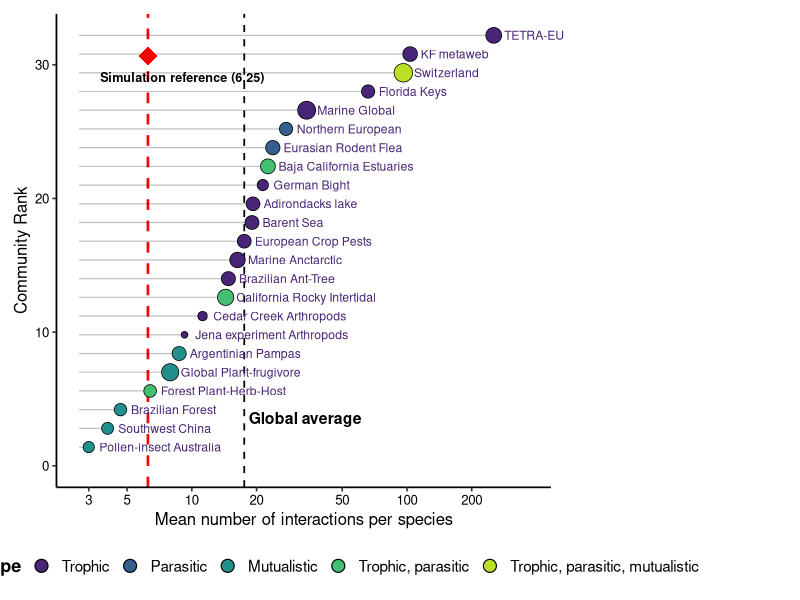

The R script that drew this image:
library(ggplot2)
library(dplyr)
library(scales)
library(RColorBrewer)

mean_degree <- c(
  96.1992, 253.1312, 21.3818, 19.0386, 27.4189, 17.5256, 23.7921, 14.7914,
  103.4709, 11.2174, 9.25, 6.4, 16.305, 19.2512, 65.9871, 3.3191, 7.9309, 4.0606,
  4.65909, 14.3603, 22.5812, 34.1791, 8.7313
)

type_of_network <- c(
  "Trophic, parasitic, mutualistic",
  "Trophic", "Trophic", "Trophic", "Parasitic", "Trophic", "Parasitic",
  "Trophic", "Trophic", "Trophic", "Trophic", "Trophic, parasitic",
  "Trophic", "Trophic", "Trophic", "Mutualistic", "Mutualistic", "Mutualistic",
  "Mutualistic", "Trophic, parasitic", "Trophic, parasitic", "Trophic",
  "Mutualistic"
)

n_nodes <- c(
  23020, 1151, 48, 244, 148, 215, 327, 278, 446, 23, 16, 100, 846, 211, 155, 47,
  4838, 66, 88, 1809, 499, 11365, 268
)

net_names <- c(
  "Switzerland", "TETRA-EU", "German Bight", "Barent Sea", "Northern European",
  "European Crop Pests", "Eurasian Rodent Flea", "Brazilian Ant-Tree", "KF metaweb",
  "Cedar Creek Arthropods", "Jena experiment Arthropods", "Forest Plant-Herb-Host",
  "Marine Anctarctic", "Adirondacks lake", "Florida Keys", "Pollen-insect Australia", "Global Plant-frugivore",
  "Southwest China", "Brazilian Forest", "California Rocky Intertidal", "Baja California Estuaries",
  "Marine Global", "Argentinian Pampas"
)

stopifnot(length(mean_degree) == length(type_of_network),
          length(mean_degree) == length(n_nodes),
          length(mean_degree) == length(net_names))

legend_order <- c(
  "Trophic",
  "Parasitic",
  "Mutualistic",
  "Trophic, parasitic",
  "Trophic, parasitic, mutualistic"
)

x_ref <- 6.25

df <- tibble(
  mean_degree = mean_degree,
  type = trimws(type_of_network),
  n_nodes = n_nodes,
  name = net_names
) |>
  mutate(type = factor(type, levels = legend_order)) |>
  arrange(mean_degree) |>
  mutate(
    rank = row_number(),
    xmin = min(mean_degree),
    label_x = mean_degree * 1.04
  )

m   <- median(df$mean_degree)
q25 <- quantile(df$mean_degree, 0.25)
q75 <- quantile(df$mean_degree, 0.75)

xmin <- min(df$mean_degree)
xmax <- max(df$mean_degree)

tickvals <- c(1, 2, 3.3191, 5, 10, 20, 50, 100, 200, 300)
tickvals <- tickvals[tickvals >= xmin & tickvals <= xmax]

pal <- brewer.pal(5, "Set1")
rank_spacing <- 1.4

left_limit <- min(df$mean_degree) * 0.9

df <- df |>
  mutate(
    rank = row_number() * rank_spacing,
    stem_start = left_limit,
    label_x = mean_degree * 1.12
  )

average_y <- 3 * rank_spacing

ggplot(df, aes(x = mean_degree, y = rank)) +
  
  # ---- Reference line FIRST (so it stays behind) ----
geom_vline(xintercept = x_ref,
           color = "red",
           linetype = "dashed",
           linewidth = 0.9) +
  
  # ---- Median line ----
geom_vline(xintercept = m,
           linetype = "dashed",
           linewidth = 0.6) +
  
  # Average label
  annotate("text",
           x = m * 1.05,
           y = average_y*0.85,
           label = "Global average", fontface = "bold",
           hjust = 0,
           size = 4.0) +
  
  # ---- Lollipop stems ----
geom_segment(aes(x = stem_start,
                 xend = mean_degree,
                 y = rank,
                 yend = rank),
             linewidth = 0.4,
             alpha = 0.25) +
  
  # ---- Points (better circles) ----
geom_point(aes(fill = type,
               size = n_nodes),
           shape = 21,
           color = "black",
           stroke = 0.4) +
  
  # ---- Labels ----
geom_text(aes(x = label_x,
              label = name,
              color = "black"),
          hjust = 0,
          size = 3.1,
          show.legend = FALSE) +
  
  # ---- Star + label moved to top ----
annotate("point",
         x = x_ref,
         y = max(df$rank) - rank_spacing*1.1,
         shape = 18,
         size = 6,
         color = "red") +
  
  annotate("text",
           x = x_ref -2.5,
           y = (max(df$rank) - rank_spacing)*0.92,
           label = "Simulation reference (6.25)",
           hjust = 0,
           vjust = -0.5,
           size = 3.2,
           fontface = "bold") +
  
  scale_x_log10(
    breaks = tickvals,
    labels = label_number(accuracy = 1)
  ) +
  
  scale_size_continuous(
    trans = "log10",
    range = c(2, 6),
    guide = "none"
  ) +
  
  scale_fill_viridis_d(
    option = "viridis",
    begin = 0.1,
    end = 0.9
  ) +
  
  scale_color_viridis_d(
    option = "viridis",
    begin = 0.1,
    end = 0.9,
    guide = "none"
  ) +

  coord_cartesian(
  xlim = c(left_limit, xmax * 1.45),

    ylim = c(-0, max(df$rank)),
    clip = "off"
  ) +
  
  labs(
    x = "Mean number of interactions per species",
    y = "Community Rank",
    fill = "Network type"
  ) +
  
  theme_classic(base_size = 12) +
  
  theme(
    legend.position = "bottom",
    legend.direction = "horizontal",
    legend.box = "horizontal",
    
    legend.text = element_text(size = 11),
    legend.title = element_text(size = 13, face = "bold"),
    
    axis.line = element_line(linewidth = 0.6),
    
    plot.margin = margin(10, 180, 10, 10)
  ) +
  
  theme(
    axis.text = element_text(color = "black")
  ) +
  
  guides(
    fill = guide_legend(
      nrow = 1,
      byrow = TRUE,
      override.aes = list(
        size = 4,      # controls legend circle size
        shape = 21,
        stroke = 0.6
      )
    )
  )


